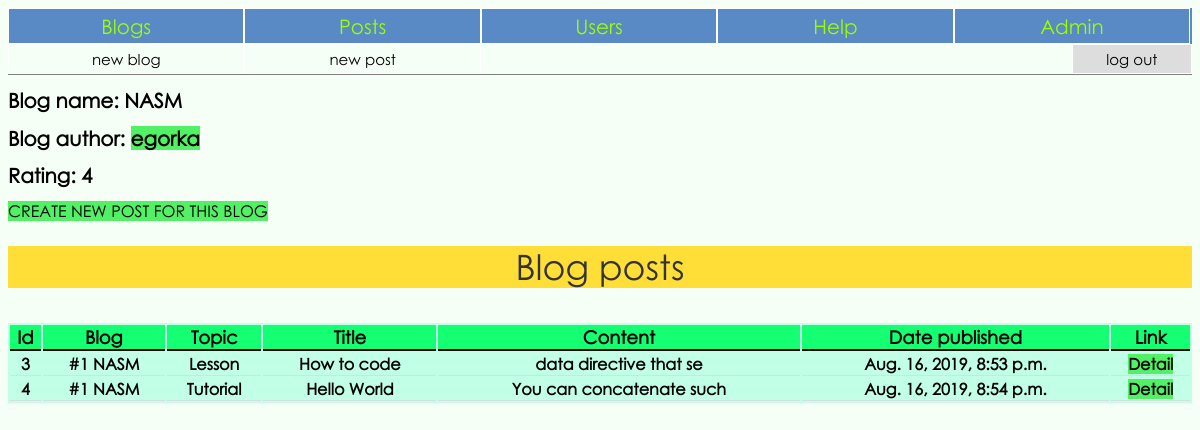
Screenshot of /blog/NASM/ (signed in) with the database file from the repository.
### blog/models.py (models this page shows, shortened)
class Blog(models.Model):
	author = models.ForeignKey(MyUser, on_delete=models.CASCADE, blank=True)
	name = models.CharField('Name', max_length=50, blank=True, unique=True)
	rating = models.IntegerField('Rating', default=0)
	def __str__(self):
		return '#{} {}'.format(self.id, self.name)

class MyUser(AbstractBaseUser):
	username = models.CharField('username', max_length=50, unique=True)
	first_name = models.CharField('first name', max_length=50)
	last_name = models.CharField('last name', max_length=50)
	email = models.EmailField(
		verbose_name='email address',
		max_length=255,
		unique=True,
	)
	date_of_birth = models.DateField()
	is_active = models.BooleanField(default=True)
	is_admin = models.BooleanField(default=False)
	objects = MyUserManager()
	USERNAME_FIELD = 'username'
	EMAIL_FIELD = 'email'
	REQUIRED_FIELDS = ['first_name', 'last_name', 'email', 'date_of_birth']
	def __str__(self):
		return self.username
	@property
	def is_staff(self):
		return self.is_admin

class Post(models.Model):
	blog = models.ForeignKey(Blog, on_delete=models.CASCADE, blank=True)
	author = models.ForeignKey(MyUser, on_delete=models.CASCADE, blank=True)
	topic = models.CharField('Topic', max_length=50, blank=True)
	title = models.CharField('Title', max_length=5500, blank=True)
	text = models.TextField('Text', max_length=00, blank=True)
	rating = models.IntegerField('Rating', default=0)
	date_published = models.DateTimeField('Date published', default=timezone.now, blank=True)
	liked_users = []

### blog/views.py (the view)
# urls.py: path('blog/<str:blog_name>/', views.blog, name='blog'),
def blog(request, blog_name):
	blog = get_object_or_404(Blog, name__iexact=blog_name)
	posts = blog.post_set.all()
	context = {
		'blog': blog,
		'posts': posts
		}
	return render(request, 'blog/blog_detail.html', context)

### blog/templates/blog/blog_detail.html (shortened to what this page needs)
{% extends 'blog/base.html' %}
{% block content %}
<div>
	<h1>Blog name: {{ blog.name }}</h1>
	<h1>Blog author: <a href="{% url 'blog:user' blog.author.id %}">{{ blog.author }}</a></h1>
	<h1>Rating: {{ blog.rating }}</h1>
	{% if user.is_authenticated %}
		<a href="{% url 'blog:new_post' blog.name %}">CREATE NEW POST FOR THIS BLOG</a>
	{% endif %}
</div>
<p class='title'>Blog posts</p>
<div>
	<table>
		<thead>
			<tr>
				<th>Id</th>
				<th>Blog</th>
				<th>Topic</th>
				<th>Title</th>
				<th>Content</th>
				<th>Date published</th>
				<th>Link</th>
			</tr>
		</thead>
		<tbody>
		{% for post in posts %}
			<tr>
				<th>{{ post.id }}</th>
				<th>{{ post.blog }}</th>
				<th>{{ post.topic }}</th>
				<th>{{ post.title }}</th>
				<th>{{ post.text|slice:25 }}</th>
				<th>{{ post.date_published }}</th>
				<th><a href="{% url 'blog:post' post.id %}">Detail</a></th>
			</tr>
		{% endfor %}
		</tbody>
	</table>
</div>
{% endblock content %}

### blog/static/blog/content/style.css (style rules this page uses)
* { font-family: 'gothic' }
body { background: #F6FFF6; }
h1 { font-size: 20px; }
a { outline: none; text-decoration: none; vertical-align: center; }
a:link { color: black; background: #51f065; }
table { width: 100%; background: #c1ffe7; overflow: auto; }
thead th { font-weight: bold; font-size: 18px; background: #15ff73; border-bottom: solid 2px black }
th { border-bottom: solid 1px #dddddd; }
.title { margin-top: 25px; width: 100%; font-size: 35px; line-height: 1.2; background: #ffde38; color: #333; text-align: center; }

### rows the page displays
Blog: name "NASM", author "egorka", rating "4"
Post: id "3", blog "#1 NASM", topic "Lesson", title "How to code", text "data directive that se", date_published "Aug. 16, 2019, 8:53 p.m."
Post: id "4", blog "#1 NASM", topic "Tutorial", title "Hello World", text "You can concatenate such", date_published "Aug. 16, 2019, 8:54 p.m."
